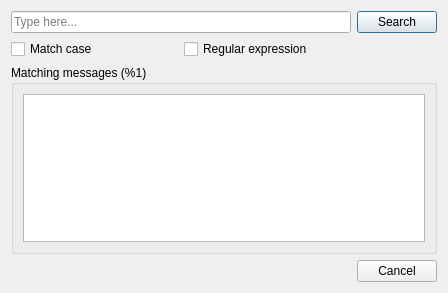
<?xml version="1.0" encoding="UTF-8"?>
<ui version="4.0">
 <class>SearchDialog</class>
 <widget class="QDialog" name="SearchDialog">
  <property name="geometry">
   <rect>
    <x>0</x>
    <y>0</y>
    <width>448</width>
    <height>293</height>
   </rect>
  </property>
  <property name="windowTitle">
   <string extracomment="The placeholder is the application name">%1 - Search</string>
  </property>
  <layout class="QVBoxLayout" name="verticalLayout_3">
   <item>
    <widget class="QWidget" name="widget_4" native="true">
     <property name="sizePolicy">
      <sizepolicy hsizetype="Preferred" vsizetype="Maximum">
       <horstretch>0</horstretch>
       <verstretch>0</verstretch>
      </sizepolicy>
     </property>
     <layout class="QHBoxLayout" name="horizontalLayout">
      <property name="leftMargin">
       <number>0</number>
      </property>
      <property name="topMargin">
       <number>0</number>
      </property>
      <property name="rightMargin">
       <number>0</number>
      </property>
      <property name="bottomMargin">
       <number>0</number>
      </property>
      <item>
       <widget class="QWidget" name="widget" native="true">
        <layout class="QVBoxLayout" name="verticalLayout_2">
         <property name="leftMargin">
          <number>0</number>
         </property>
         <property name="topMargin">
          <number>0</number>
         </property>
         <property name="rightMargin">
          <number>0</number>
         </property>
         <property name="bottomMargin">
          <number>0</number>
         </property>
         <item>
          <widget class="QLineEdit" name="patternLineEdit">
           <property name="placeholderText">
            <string>Type here...</string>
           </property>
           <property name="clearButtonEnabled">
            <bool>true</bool>
           </property>
          </widget>
         </item>
         <item>
          <widget class="QWidget" name="widget_3" native="true">
           <layout class="QHBoxLayout" name="horizontalLayout_2">
            <property name="leftMargin">
             <number>0</number>
            </property>
            <property name="topMargin">
             <number>0</number>
            </property>
            <property name="rightMargin">
             <number>0</number>
            </property>
            <property name="bottomMargin">
             <number>0</number>
            </property>
            <item>
             <widget class="QCheckBox" name="matchCaseCheckbox">
              <property name="text">
               <string>Match case</string>
              </property>
             </widget>
            </item>
            <item>
             <widget class="QCheckBox" name="regexCheckBox">
              <property name="text">
               <string>Regular expression</string>
              </property>
             </widget>
            </item>
           </layout>
          </widget>
         </item>
        </layout>
       </widget>
      </item>
      <item>
       <widget class="QWidget" name="widget_2" native="true">
        <property name="sizePolicy">
         <sizepolicy hsizetype="Maximum" vsizetype="Preferred">
          <horstretch>0</horstretch>
          <verstretch>0</verstretch>
         </sizepolicy>
        </property>
        <layout class="QVBoxLayout" name="verticalLayout">
         <property name="leftMargin">
          <number>0</number>
         </property>
         <property name="topMargin">
          <number>0</number>
         </property>
         <property name="rightMargin">
          <number>0</number>
         </property>
         <property name="bottomMargin">
          <number>0</number>
         </property>
         <item>
          <widget class="QPushButton" name="searchButton">
           <property name="text">
            <string>Search</string>
           </property>
          </widget>
         </item>
         <item>
          <spacer name="verticalSpacer">
           <property name="orientation">
            <enum>Qt::Vertical</enum>
           </property>
           <property name="sizeHint" stdset="0">
            <size>
             <width>20</width>
             <height>0</height>
            </size>
           </property>
          </spacer>
         </item>
        </layout>
       </widget>
      </item>
     </layout>
    </widget>
   </item>
   <item>
    <widget class="QGroupBox" name="matchesGroupBox">
     <property name="title">
      <string extracomment="The placeholder is the number of matches">Matching messages (%1)</string>
     </property>
     <layout class="QVBoxLayout" name="verticalLayout_4">
      <item>
       <widget class="QListWidget" name="messagesList">
        <property name="sizeAdjustPolicy">
         <enum>QAbstractScrollArea::AdjustToContents</enum>
        </property>
        <property name="editTriggers">
         <set>QAbstractItemView::NoEditTriggers</set>
        </property>
        <property name="showDropIndicator" stdset="0">
         <bool>false</bool>
        </property>
        <property name="verticalScrollMode">
         <enum>QAbstractItemView::ScrollPerPixel</enum>
        </property>
        <property name="horizontalScrollMode">
         <enum>QAbstractItemView::ScrollPerPixel</enum>
        </property>
        <property name="resizeMode">
         <enum>QListView::Adjust</enum>
        </property>
       </widget>
      </item>
     </layout>
    </widget>
   </item>
   <item>
    <widget class="QDialogButtonBox" name="buttonBox">
     <property name="standardButtons">
      <set>QDialogButtonBox::Cancel</set>
     </property>
    </widget>
   </item>
  </layout>
 </widget>
 <resources/>
 <connections/>
</ui>
